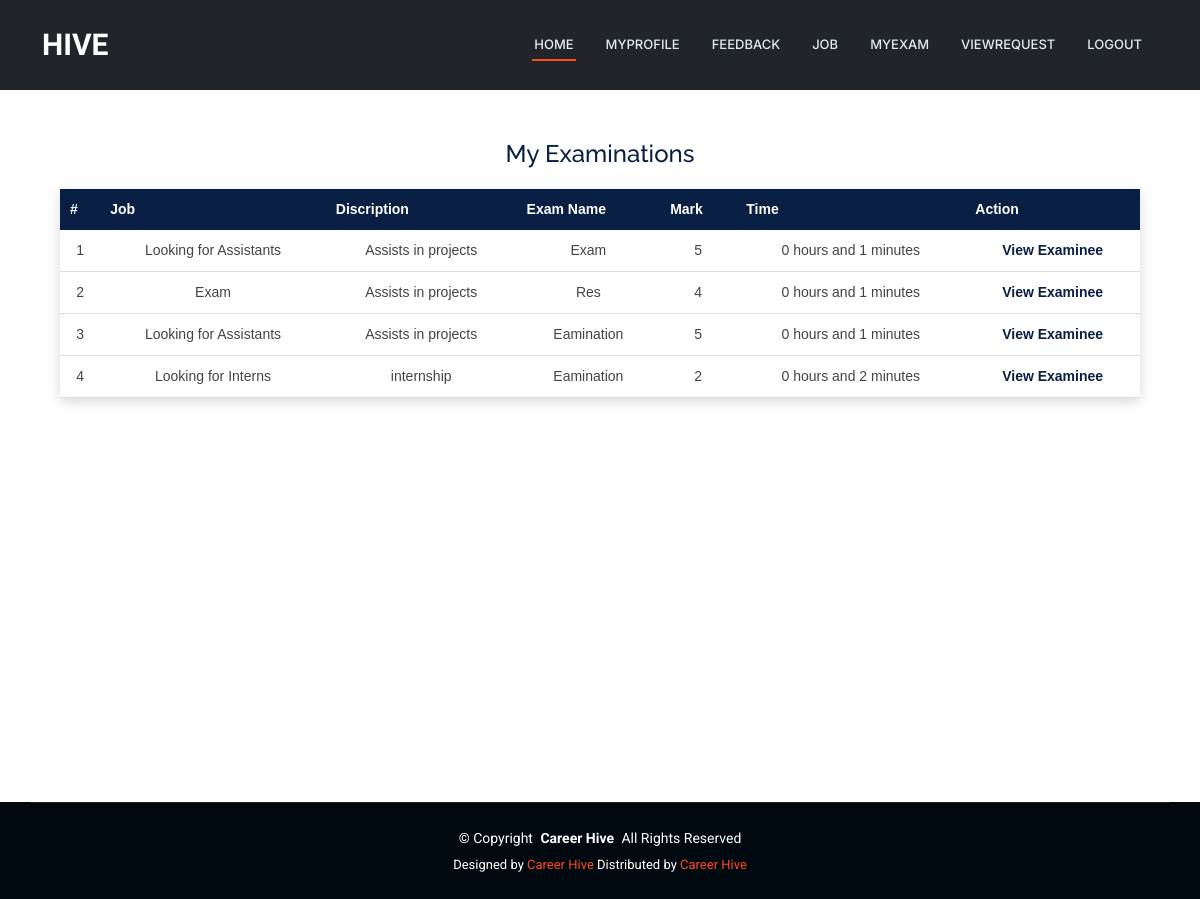
Page /JobProvider/myexam/ (signed in) on the committed database.
### JobProvider/models.py (models this page shows)
class tbl_examination(models.Model):
    examination_name=models.CharField(max_length=100)
    examination_mark=models.CharField(max_length=100)
    examination_time=models.CharField(max_length=50)
    examination_status = models.IntegerField(default=0)
    time = models.TimeField(null=True)
    start_time = models.TimeField(null=True)
    job=models.ForeignKey(tbl_job,on_delete=models.CASCADE,null=True)

class tbl_job(models.Model):
    job_title=models.CharField(max_length=100)
    job_content=models.CharField(max_length=100)
    job_requriedage=models.CharField(max_length=50)
    job_experience=models.CharField(max_length=200)
    job_salary=models.CharField(max_length=100)
    job_lastdate=models.DateField()
    job_date=models.DateField(auto_now_add=True)
    job_status=models.IntegerField(default=0)
    jobprovider_id=models.ForeignKey(tbl_jobprovider,on_delete=models.CASCADE)
    jobcategory_id=models.ForeignKey(tbl_jobcategory,on_delete=models.CASCADE)
    jobtype_id=models.ForeignKey(tbl_jobtype,on_delete=models.CASCADE)

### JobProvider/views.py (the view)
# urls.py: path('myexam/',views.MyExam,name='MyExam'),
def MyExam(request):
    result=tbl_examination.objects.filter(job__jobprovider_id=request.session['jid'])
    return render(request,"JobProvider/MyExam.html",{"result":result})

### JobProvider/Templates/JobProvider/MyExam.html (shortened to what this page needs)
{% extends 'JobProvider/Header.html' %}
{% block content %}
<head>
</head>
<div class="jp-myexam-wrapper">
    <h2 class="jp-myexam-title">My Examinations</h2>
    <table class="jp-myexam-table">
        <tr>
            <th>#</th>
            <th>Job</th>
            <th>Discription</th>
            <th>Exam Name</th>
            <th>Mark</th>
            <th>Time</th>
            <th>Action</th>
        </tr>
        {% for i in result %}
        <tr>
            <td>{{ forloop.counter }}</td>
            <td>{{ i.job.job_title }}</td>
            <td>{{ i.job.job_content }}</td>
            <td>{{ i.examination_name }}</td>
            <td>{{ i.examination_mark }}</td>
            <td>{{ i.examination_time }}</td>
            <td class="jp-myexam-action">
                <a href="{% url 'JobProvider:viewexaminer' i.id %}">
                    View Examinee
                </a>
            </td>
        </tr>
        {% endfor %}
    </table>
</div>
<br><br><br><br><BR><BR><BR></BR></BR></BR>
{% endblock %}

### Guest/static/Main/assets/css/main.css (style rules this page uses)
:root { --default-font: "Roboto", system-ui, -apple-system, "Segoe UI", Roboto, "Helvetica Neue", Arial, "Noto Sans", "Liberation Sans", sans-serif, "Apple Color Emoji", "Segoe UI Emoji", "Segoe UI Symbol", "Noto Color Emoji"; --heading-font: "Raleway", sans-serif; --nav-font: "Inter", sans-serif; }
:root { --background-color: #ffffff; --default-color: #444444; --heading-color: #273d4e; --accent-color: #ff4a17; --surface-color: #ffffff; --contrast-color: #ffffff; }
:root { --nav-color: #e5eaee; --nav-hover-color: #ff4a17; --nav-mobile-background-color: #ffffff; --nav-dropdown-background-color: #ffffff; --nav-dropdown-color: #444444; --nav-dropdown-hover-color: #ff4a17; }
:root { scroll-behavior: smooth; }
body { color: var(--default-color); background-color: var(--background-color); font-family: var(--default-font); }
a { color: var(--accent-color); text-decoration: none; transition: 0.3s; }
h1, h2, h3, h4, h5, h6 { color: var(--heading-color); font-family: var(--heading-font); }

### JobProvider/Templates/JobProvider/MyExam.html (style rules this page uses)
.jp-myexam-wrapper { width: 90%; margin: 40px auto; font-family: Arial, sans-serif; }
.jp-myexam-title { text-align: center; color: #0a1f44; margin-bottom: 20px; font-size: 24px; }
.jp-myexam-table { width: 100%; border-collapse: collapse; background-color: #ffffff; box-shadow: 0 4px 12px rgba(0,0,0,0.15); }
.jp-myexam-table th { background-color: #0a1f44; color: white; padding: 10px; font-size: 14px; text-transform: capitalize; }
.jp-myexam-table td { padding: 10px; font-size: 14px; text-align: center; border-bottom: 1px solid #ddd; }
.jp-myexam-action a { text-decoration: none; color: #0a1f44; font-weight: bold; }

### rows in the picture
tbl_examination: job.job_title "Looking for Assistants", job.job_content "Assists in projects", examination_name "Exam", examination_mark "5", examination_time "0 hours and 1 minutes"
tbl_examination: job.job_title "Exam", job.job_content "Assists in projects", examination_name "Res", examination_mark "4", examination_time "0 hours and 1 minutes"
tbl_examination: job.job_title "Looking for Assistants", job.job_content "Assists in projects", examination_name "Eamination", examination_mark "5", examination_time "0 hours and 1 minutes"
tbl_examination: job.job_title "Looking for Interns", job.job_content "internship", examination_name "Eamination", examination_mark "2", examination_time "0 hours and 2 minutes"
